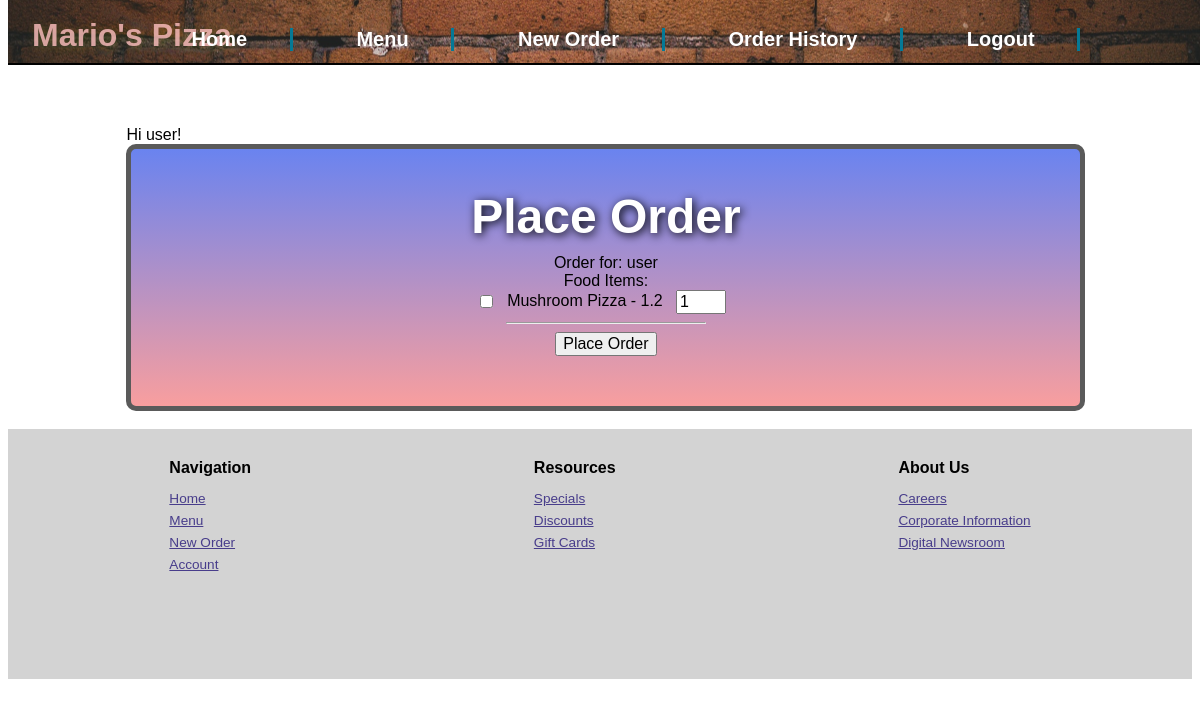
Page /order (signed in) on the committed database.
### models.py (models this page shows, shortened)
class Customer(UserMixin,db.Model):
    id = db.Column(db.Integer, primary_key=True)
    name = db.Column(db.String(50))
    email = db.Column(db.String(50),unique=True)
    phone = db.Column(db.String(20))
    user_password = db.Column(db.String(50))
    role=db.Column(db.Integer,default=1) # 1 for user, 2 for admin
    orders = db.relationship('Order', backref='customer', lazy=True)
    def is_admin(self):
        return self.role == 2

class Food(db.Model):
    id = db.Column(db.Integer, primary_key=True)
    name = db.Column(db.String(50))
    price = db.Column(db.Float)
    category=db.Column(db.String(50))

### routes.py (the view, shortened to what this page needs)
@app.route('/order', methods=['POST','GET'])
@login_required
def create_order():
    if request.method=='GET':
        customers = Customer.query.filter_by(role=1) # returns all the customer in customer table excepts admins
        foods = Food.query.all() #returns all the foods in food table
        return render_template('new_order.html', customers=customers, foods=foods)

### routes.py (called while the page is built)
@login_manager.user_loader
def load_user(email):
    return Customer.query.filter_by(email=email).first()

### templates/new_order.html
{% extends 'base.html' %}
{% block content %}
        <div class="topcontainer" id="new_orderstop">
          <h2>Place Order</h2>
          <form method="post" action="{{ url_for('create_order') }}">
            {% if current_user.is_admin() %}
              <label for="customer_id">Customer:</label>
              <select name="customer_id" id="customer_id">
                {% for customer in customers %}
                  <option value="{{ customer.id }}">{{ customer.name }}</option>
                {% endfor %}
              </select><br>
            {% else %}
              Order for: {{current_user.name }}
              <input type="hidden" id="customer_id" name="customer_id" value="{{current_user.id}}" min="1"><br>
            {% endif %}
            <label for="food_items">Food Items:</label><br>
            {% for food in foods %}
              <input type="checkbox" id="food_{{ food.id }}" name="food_items" value="{{ food.id }}">
              <label for="food_{{ food.id }}">{{ food.name }} - {{ food.price }}</label>&nbsp;&nbsp;
              <input type="number" id="quantity_{{ food.id }}" name="quantity_{{ food.id }}" value="1" min="1"><br>
            {% endfor %}
            <hr>
            <input type="submit" value="Place Order">
          </form>
        </div>
        {% endblock %}

### templates/base.html (shortened to what this page needs)
<!DOCTYPE html>
<html>
<head>
<link rel=stylesheet href=" {{ url_for('static', filename='css/main.css') }}">
</head>
<header>
    <h1>Mario's Pizza  </h1>
    <nav class="topnav">
        <ul class="navlist">
            {% if current_user.is_authenticated %}
                <li><a href="/logout">Logout</a></li>
                {% if current_user.is_admin() is not true %}
                    <li><a href="/orderhistory">Order History</a></li>
                {% endif %}
            {% else %}
                <li><a href="/login">Login</a></li>
            {% endif %}
            <li><a href="/order">New Order</a></li>
            <li><a href="/foods">Menu</a></li>
            <li><a href="/">Home</a></li>
        </ul>
    </nav>
</header>
Welcome to food ordering app
<body>
    <div class="gridcontainer">
        <span>
            {% if current_user.is_authenticated %}
                Hi {{ current_user.name }}!
            {% endif %}
        </span>
        {% block content %}{% endblock %}
    </div>
</body>
<br/>
<footer>
    <div class="footerone">
        <h3>Navigation</h3>
        <p><a href="/">Home</a></p>
        <p><a href="/foods">Menu</a></p>
        <p><a href="/order">New Order</a></p>
        <p><a href="/login">Account</a></p>
    </div>
    <div class="footertwo">
        <h3>Resources</h3>
        <p><a href="/comingsoon">Specials</a></p>
        <p><a href="/comingsoon">Discounts</a></p>
        <p><a href="/comingsoon">Gift Cards</a></p>
    </div>
    <div class="footerthree">
        <h3>About Us</h3>
        <p><a href="/comingsoon">Careers</a></p>
        <p><a href="/comingsoon">Corporate Information</a></p>
        <p><a href="/comingsoon">Digital Newsroom</a></p>
    </div>
</footer>
</html>

### static/css/main.css (style rules this page uses)
* { box-sizing: border-box; font-size: 16px; font-family: Arial, Helvetica, sans-serif; }
body { display: relative; height: 100vh; }
.gridcontainer { grid-template-columns: repeat(20, 1fr); grid-template-rows: repeat(20, 1fr); grid-auto-rows: minmax( 100px, 300px); width: 81%; margin-top: 100px; margin-left: 10%; margin-right: 10%; }
input[type="checkbox"], input[type="number"] { display: inline-block; vertical-align: middle; margin-right: 10px; }
input[type="number"] { width: 50px; }
header { position: fixed; top: 0px; width: 100vw; height: 8%; color: rgb(249, 171, 171); font-family: "arial", sans-serif; background-image: url('/static/images/topimage.jpg'); background-position: center; background-size: cover; border-bottom: 2px solid rgba(0, 0, 0); z-index: 99; }
header nav { list-style: none; position: fixed; display: inline-flex; width: 100%; top: 2%; }
header nav ul { display: flex; flex-direction: row-reverse; width: 100%; margin-right: 8%; list-style: none; }
header nav ul li { margin-left: 3%; flex-direction: row-reverse; border-right: 2px solid rgb(5, 121, 150); padding-right: 2%; }
@media only screen and (min-width: 900px) { header nav ul li { margin-right: 3%; padding-right: 4%; border-right: 3px solid rgb(5, 121, 150); } }
@media only screen and (min-width: 900px) { header nav ul li a { font-size: 1.25rem; } }
@media only screen and (min-width: 900px) { header nav { top: 1.5%; margin-bottom: 5%; } }
header nav ul li a { text-decoration: none; color: rgb(255, 255, 255); font-weight: 700; }
header h1 { font-size: 2rem; position: relative; display: flex; flex-direction: column-reverse; bottom: 7%; margin-left: 2%; color: rgba(250, 189, 189, 0.815); text-shadow: 2px 2px 10px rgba(255, 255, 0, 0.192); }
.topcontainer { position: relative; display: flex; flex-direction: column; background-size: cover; background-image: linear-gradient(rgba(88, 130, 255, 0.866), rgba(251, 160, 160, 0.913)); background-color: rgba(190, 32, 32, 0.519); background-repeat: no-repeat; min-height: 200px; border: 5px solid rgb(90, 90, 90); border-radius: 10px; }
.topcontainer h2 { margin-bottom: 0px; font-size: 2.5rem; color: white; text-shadow:2px 2px 10px rgba(0, 0, 0); }
@media only screen and (min-width: 750px) { .topcontainer h2 { font-size: 3rem; text-align: center; } }
@media only screen and (min-width: 750px) { .topcontainer { padding-left: 85px; padding-right: 85px; padding-bottom: 85px; text-align: center; } }
@media only screen and (min-width: 750px) { .topcontainer h2 { text-align: center; } }
#new_orderstop { padding-left: 20px; padding-right: 20px; padding-bottom: 50px; }
#new_orderstop h2 { margin-bottom: 10px; }
#new_orderstop hr { max-width: 200px; }
footer { position: relative; height: 250px; display: flex; width: auto; background-color: lightgray; justify-content: space-around; padding: 20px; }
.footerone, .footertwo, .footerthree { line-height: 5px; }
.footerone a, .footertwo a, .footerthree a { font-size: 0.85rem; color: darkslateblue; }
.footerone h3, .footertwo h3, .footerthree h3 { margin-bottom: 25px; }

### rows in the picture
Customer: name "user"
Food: name "Mushroom Pizza", price "1.2", id "1"
